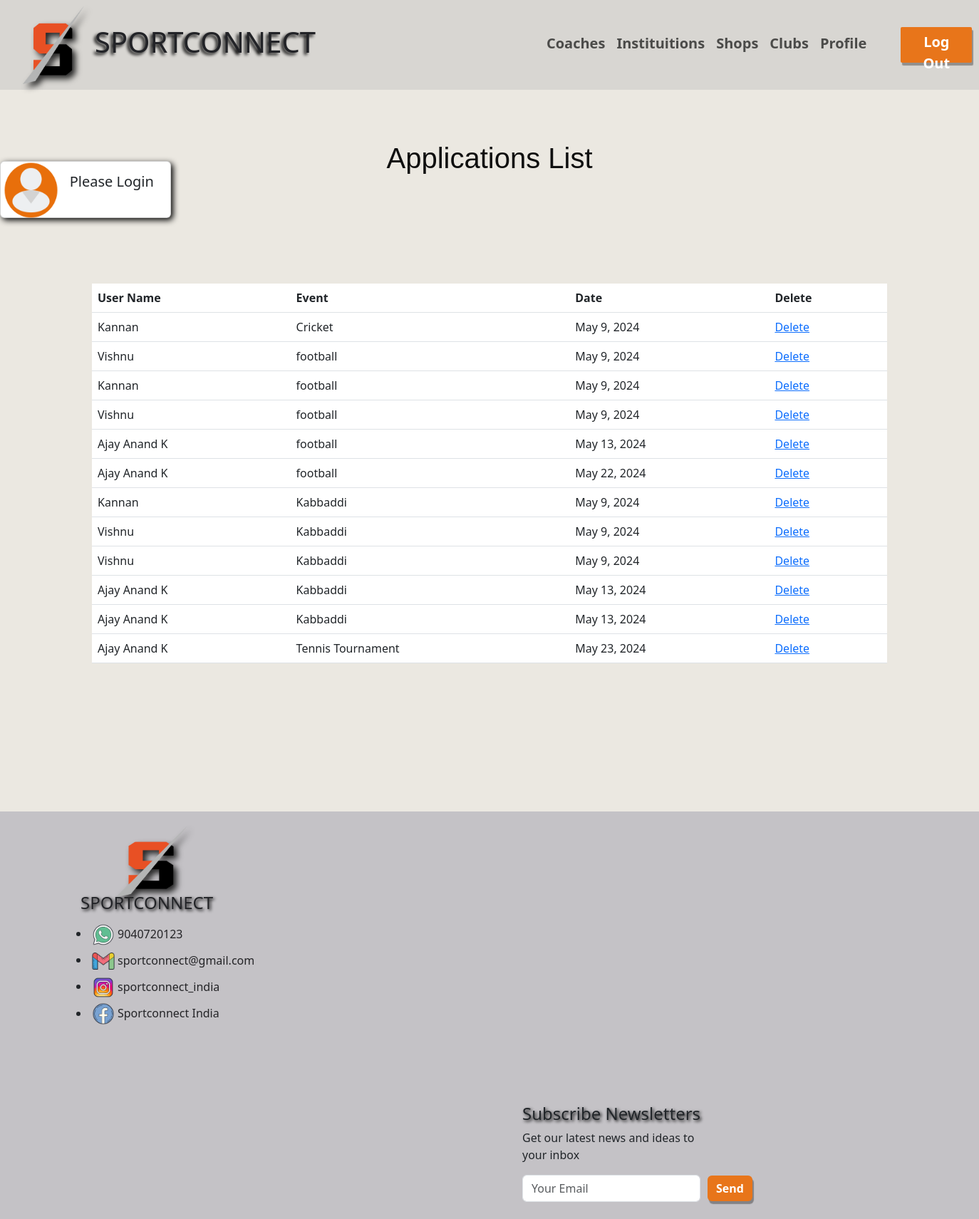
The app's page /clubsviewsapplications (signed in) with its own data.
### app1/models.py (models this page shows, shortened)
class  clubseventapplctn(models.Model):
    username = models.ForeignKey(commonuser, on_delete=models.CASCADE)
    clubname=models.ForeignKey(clubevents, on_delete=models.CASCADE)
    applied_date=models.DateField(max_length=200)
    status = models.BooleanField(default=False)

class commonuser(models.Model):
    username=models.CharField(max_length=200)
    phone=models.CharField(max_length=200)
    age=models.CharField(max_length=200)
    gender=models.CharField(max_length=200)
    location=models.CharField(max_length=200)
    email=models.CharField(max_length=200)
    image=models.ImageField(upload_to='cmnusers')
    password=models.CharField(max_length=200)
    def __str__(self):
        return self.username

class clubevents(models.Model):
    clubname=models.ForeignKey(clubs, on_delete=models.CASCADE)
    description=models.TextField()
    location=models.CharField(max_length=200)
    event_date=models.DateField(max_length=200)

### app1/views.py (the view)
# urls.py: path('clubsviewsapplications',views.clubsviewsapplications, name="clubsviewsapplications"),
def clubsviewsapplications(request):
    tem = request.session['clid']
    vpro = clubs.objects.get(id=tem)
    pro = clubevents.objects.filter(clubname=vpro)
    iusers = clubseventapplctn.objects.filter(clubname__in=pro)
    return render(request, 'clubsviewsapplications.html', {'res': iusers})

### templates/clubsviewsapplications.html (shortened to what this page needs)
{% extends 'base.html' %}
{% block content %}
{% load static %}
<br><br><br>
<div class="container">
  <h1 align="center" style="color: rgb(15, 15, 15); font-family: Verdana, Geneva, Tahoma, sans-serif">Applications List</h1>
  <br><br><br>
  <br><br><br>
    <table class="table" id="myTable">
        <thead>
          <tr>
            <th scope="col">User Name</th>
            <th scope="col">Event</th>
            <th scope="col">Date</th>
            <th scope="col">Delete</th>
          </tr>
        </thead>
        <tbody>
        {% for p in res %}
          <tr>
            <td>{{p.username}}</td>
            <td>{{p.clubname.description}}</td>
            <td>{{p.applied_date}}</td>
            <td><a href="">Delete</a></td>
          </tr>
        {% endfor %}
        </tbody>
      </table>
      <br><br><br><br><br>
</div>
{% endblock %}

### templates/base.html (style rules this page uses)
body { font-family: "Segoe UI", Tahoma, Geneva, Verdana, sans-serif; }

### templates/clubsviewsapplications.html (style rules this page uses)
::placeholder { color: black; opacity: 1; }

### records on screen
clubseventapplctn: username "Kannan", clubname.description "Cricket", applied_date "May 9, 2024"
clubseventapplctn: username "Vishnu", clubname.description "football", applied_date "May 9, 2024"
clubseventapplctn: username "Kannan", clubname.description "football", applied_date "May 9, 2024"
clubseventapplctn: username "Vishnu", clubname.description "football", applied_date "May 9, 2024"
clubseventapplctn: username "Ajay Anand K", clubname.description "football", applied_date "May 13, 2024"
clubseventapplctn: username "Ajay Anand K", clubname.description "football", applied_date "May 22, 2024"
clubseventapplctn: username "Kannan", clubname.description "Kabbaddi", applied_date "May 9, 2024"
clubseventapplctn: username "Vishnu", clubname.description "Kabbaddi", applied_date "May 9, 2024"
clubseventapplctn: username "Vishnu", clubname.description "Kabbaddi", applied_date "May 9, 2024"
clubseventapplctn: username "Ajay Anand K", clubname.description "Kabbaddi", applied_date "May 13, 2024"
clubseventapplctn: username "Ajay Anand K", clubname.description "Kabbaddi", applied_date "May 13, 2024"
clubseventapplctn: username "Ajay Anand K", clubname.description "Tennis Tournament", applied_date "May 23, 2024"
